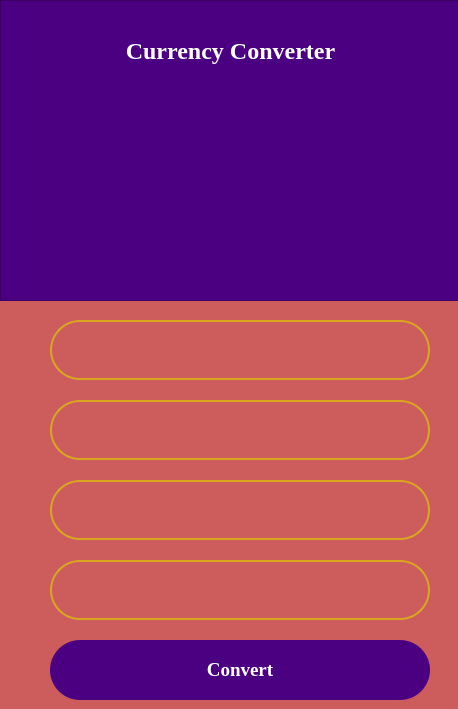
<?xml version="1.0" encoding="UTF-8"?>
<ui version="4.0">
 <class>MainWindow</class>
 <widget class="QMainWindow" name="MainWindow">
  <property name="geometry">
   <rect>
    <x>0</x>
    <y>0</y>
    <width>458</width>
    <height>709</height>
   </rect>
  </property>
  <property name="windowTitle">
   <string>MainWindow</string>
  </property>
  <widget class="QWidget" name="centralwidget">
   <property name="styleSheet">
    <string notr="true">background-color:#CD5C5C
</string>
   </property>
   <widget class="QFrame" name="frame">
    <property name="geometry">
     <rect>
      <x>0</x>
      <y>0</y>
      <width>481</width>
      <height>301</height>
     </rect>
    </property>
    <property name="styleSheet">
     <string notr="true">background-color: #4B0082

</string>
    </property>
    <property name="frameShape">
     <enum>QFrame::StyledPanel</enum>
    </property>
    <property name="frameShadow">
     <enum>QFrame::Raised</enum>
    </property>
    <widget class="QLabel" name="label">
     <property name="geometry">
      <rect>
       <x>80</x>
       <y>10</y>
       <width>301</width>
       <height>81</height>
      </rect>
     </property>
     <property name="font">
      <font>
       <family>Times New Roman</family>
       <pointsize>18</pointsize>
       <weight>75</weight>
       <bold>true</bold>
      </font>
     </property>
     <property name="styleSheet">
      <string notr="true">color:white
</string>
     </property>
     <property name="text">
      <string>Currency Converter</string>
     </property>
     <property name="alignment">
      <set>Qt::AlignCenter</set>
     </property>
    </widget>
    <widget class="QLabel" name="label_2">
     <property name="geometry">
      <rect>
       <x>140</x>
       <y>80</y>
       <width>181</width>
       <height>181</height>
      </rect>
     </property>
     <property name="text">
      <string/>
     </property>
     <property name="pixmap">
      <pixmap>../image/exchanging.png</pixmap>
     </property>
    </widget>
   </widget>
   <widget class="QLineEdit" name="input_carrency">
    <property name="geometry">
     <rect>
      <x>50</x>
      <y>320</y>
      <width>380</width>
      <height>60</height>
     </rect>
    </property>
    <property name="font">
     <font>
      <family>Times New Roman</family>
      <pointsize>14</pointsize>
      <weight>75</weight>
      <bold>true</bold>
     </font>
    </property>
    <property name="styleSheet">
     <string notr="true">background-color: #CD5C5C;
border: 2px solid #DAA520;
border-radius:30;
color: white
</string>
    </property>
    <property name="text">
     <string/>
    </property>
    <property name="alignment">
     <set>Qt::AlignCenter</set>
    </property>
   </widget>
   <widget class="QLineEdit" name="input_amount">
    <property name="geometry">
     <rect>
      <x>50</x>
      <y>400</y>
      <width>380</width>
      <height>60</height>
     </rect>
    </property>
    <property name="font">
     <font>
      <family>Times New Roman</family>
      <pointsize>14</pointsize>
      <weight>75</weight>
      <bold>true</bold>
     </font>
    </property>
    <property name="styleSheet">
     <string notr="true">background-color: #CD5C5C;
border: 2px solid #DAA520;
border-radius:30;
color: white
</string>
    </property>
    <property name="text">
     <string/>
    </property>
    <property name="alignment">
     <set>Qt::AlignCenter</set>
    </property>
   </widget>
   <widget class="QLineEdit" name="output_currency">
    <property name="geometry">
     <rect>
      <x>50</x>
      <y>480</y>
      <width>380</width>
      <height>60</height>
     </rect>
    </property>
    <property name="font">
     <font>
      <family>Times New Roman</family>
      <pointsize>14</pointsize>
      <weight>75</weight>
      <bold>true</bold>
     </font>
    </property>
    <property name="styleSheet">
     <string notr="true">background-color: #CD5C5C;
border: 2px solid #DAA520;
border-radius:30;
color: white
</string>
    </property>
    <property name="text">
     <string/>
    </property>
    <property name="alignment">
     <set>Qt::AlignCenter</set>
    </property>
   </widget>
   <widget class="QLineEdit" name="output_amount">
    <property name="geometry">
     <rect>
      <x>50</x>
      <y>560</y>
      <width>380</width>
      <height>60</height>
     </rect>
    </property>
    <property name="font">
     <font>
      <family>Times New Roman</family>
      <pointsize>14</pointsize>
      <weight>75</weight>
      <bold>true</bold>
     </font>
    </property>
    <property name="styleSheet">
     <string notr="true">background-color: #CD5C5C;
border: 2px solid #DAA520;
border-radius:30;
color: white
</string>
    </property>
    <property name="text">
     <string/>
    </property>
    <property name="alignment">
     <set>Qt::AlignCenter</set>
    </property>
   </widget>
   <widget class="QPushButton" name="pushButton">
    <property name="geometry">
     <rect>
      <x>50</x>
      <y>640</y>
      <width>380</width>
      <height>60</height>
     </rect>
    </property>
    <property name="font">
     <font>
      <family>Times New Roman</family>
      <pointsize>14</pointsize>
      <weight>75</weight>
      <bold>true</bold>
     </font>
    </property>
    <property name="styleSheet">
     <string notr="true">QPushButton {
	color: white;
	background-color: #4B0082;
	border-radius: 30;
}

QPushButton:pressed {
	background-color: #B22222;
}</string>
    </property>
    <property name="text">
     <string>Convert</string>
    </property>
   </widget>
  </widget>
 </widget>
 <resources/>
 <connections/>
</ui>
